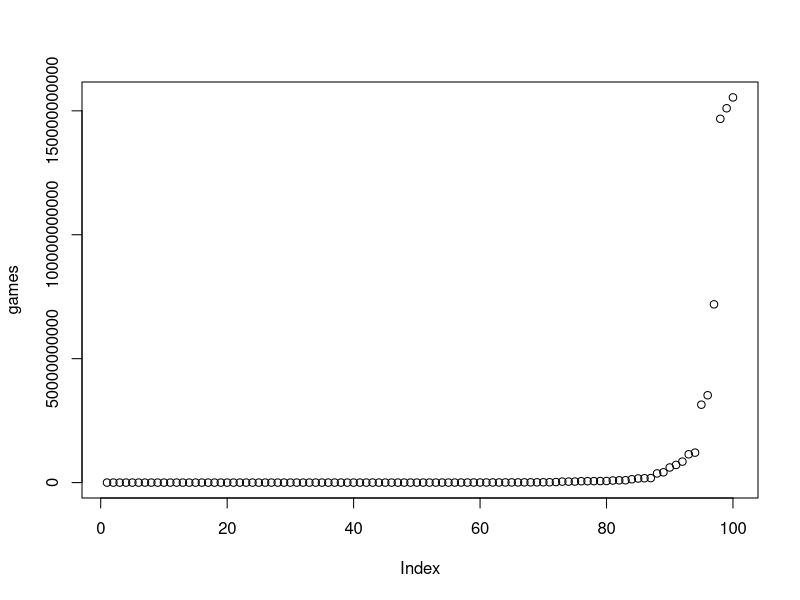
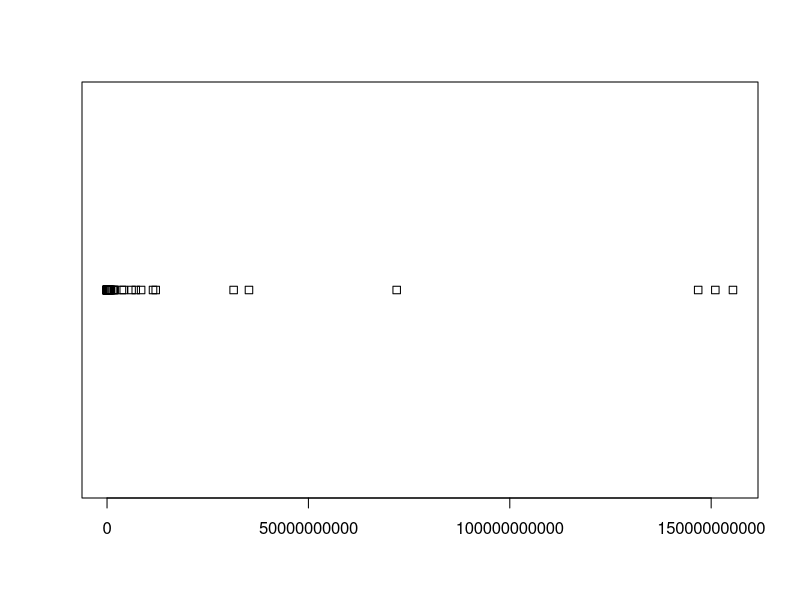

The R source for these figures, in order:
# Should you bet?

# You have an X amount of money in the back and you are thinking of playing a 
# game. You would throw a six-sided dice and:  
#   - If 1, you pay 50% of your current money.
# 
#   - If 6, you recieve 50% of your current money. 
# 
#   - If 2,3,4 or 5, you recieve 5% of your current money.
# 
#   - The dice is thrown 300 times.
###########
options(scipen = 100, digits = 4) #delete scientific notation
X <- 10^6 # inicial money
P <- 100  # number of times the game is played

play <- function(money){
  throws<-round(runif(300,1,6))
  for(pitch in throws){
    if(pitch == 1){
      money <- money - 0.5*money
    } 
    if(pitch == 6){
      money <- money + 0.5*money
    }
    if(pitch %in% c(2,3,4,5)){
      money <- money + 0.05*money
    }
  }
  return(money)
}
games <- sort(replicate(P, play(X))); games

# Plot
plot(games)
# Stripchart
stripchart(games)
# Range of values
range(games)
# expected rate of return for each throw knowing that:
# probability of 1/6 for a return of 50%
# probability of 4/6 for a return of 05%
# probability of 1/6 for a return of -50%
ER <- round(((1/6)*0.5+(4/6)*0.05-(1/6)*0.5)*100, 2)
cat(paste0("The expected rate of return for each throw is: ", ER, "%"))
# Even with a 3.3% expected gain for each throw, is not safe to play as we 
# would see:

t<-table(games<X)
percentageOfDefeats<- (t[[2]] / P) * 100
cat(paste0("Percentage of lost games: ", percentageOfDefeats,"%"))

t2<-table(games<=(X/2))
percentageOfDefeatsWithHalfTheMoneyOrLess <- (t2[[2]] / P) * 100
cat(paste0("Porcentaje of lost games that left with half of the initial money or less: ", percentageOfDefeatsWithHalfTheMoneyOrLess,"%"))

# CONCLUSION: No is not a safe bet to play:  aprox 25% of the times you lose half of your money
